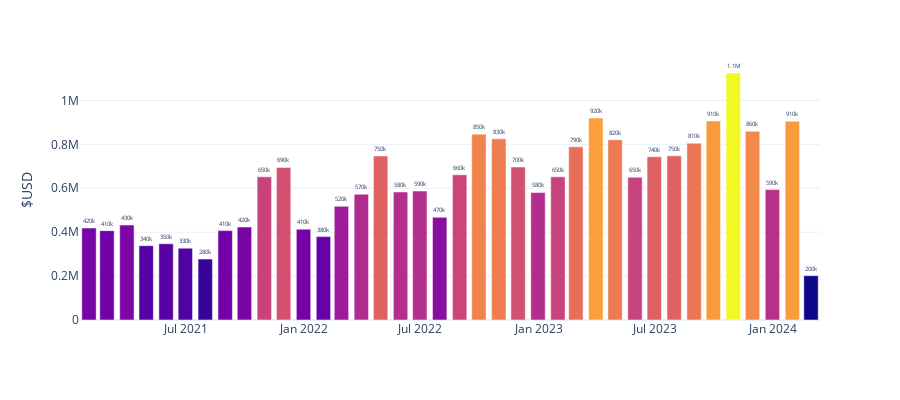

Notebook code cell kept with this figure:
### Code cell
### bar graph should populate if all is well

# level_2 = pd.read_sql('SELECT * FROM level_2;', con = engine)
level_2.date = pd.to_datetime(level_2.date)

px.bar(level_2.set_index('date').groupby(pd.Grouper(freq='M'))['usd'].sum(),
        y='usd',
        template='plotly_white',
        labels={'usd':'$USD',
                'date':''},
        color='usd',
        width=900,
        text_auto=",.2s",
        height=400).update(layout_coloraxis_showscale=False).update_traces(textposition='outside')

### Figure 1 — Plotly figure (JSON) as saved in the notebook; plotly's stock layout.template omitted (floating-point values rounded to 4 significant figures)
{"data": [{"alignmentgroup": "True", "hovertemplate": "=%{x}<br>$USD=%{marker.color}<extra></extra>", "legendgroup": "", "marker": {"color": [418900.0, 407100.0, 432300.0, 338500.0, 347300.0, 327100.0, 277700.0, 407100.0, 423600.0, 652200.0, 694400.0, 413500.0, 379800.0, 517900.0, 572800.0, 747400.0, 583100.0, 587500.0, 467900.0, 661200.0, 846400.0, 825500.0, 697100.0, 581100.0, 652100.0, 788700.0, 919900.0, 821400.0, 650400.0, 743900.0, 747700.0, 805500.0, 906700.0, 1125000.0, 859300.0, 594100.0, 905700.0, 201900.0], "coloraxis": "coloraxis", "pattern": {"shape": ""}}, "name": "", "offsetgroup": "", "orientation": "v", "showlegend": false, "textposition": "outside", "texttemplate": "%{y:,.2s}", "type": "bar", "x": ["2021-01-31T00:00:00", "2021-02-28T00:00:00", "2021-03-31T00:00:00", "2021-04-30T00:00:00", "2021-05-31T00:00:00", "2021-06-30T00:00:00", "2021-07-31T00:00:00", "2021-08-31T00:00:00", "2021-09-30T00:00:00", "2021-10-31T00:00:00", "2021-11-30T00:00:00", "2021-12-31T00:00:00", "2022-01-31T00:00:00", "2022-02-28T00:00:00", "2022-03-31T00:00:00", "2022-04-30T00:00:00", "2022-05-31T00:00:00", "2022-06-30T00:00:00", "2022-07-31T00:00:00", "2022-08-31T00:00:00", "2022-09-30T00:00:00", "2022-10-31T00:00:00", "2022-11-30T00:00:00", "2022-12-31T00:00:00", "2023-01-31T00:00:00", "2023-02-28T00:00:00", "2023-03-31T00:00:00", "2023-04-30T00:00:00", "2023-05-31T00:00:00", "2023-06-30T00:00:00", "2023-07-31T00:00:00", "2023-08-31T00:00:00", "2023-09-30T00:00:00", "2023-10-31T00:00:00", "2023-11-30T00:00:00", "2023-12-31T00:00:00", "2024-01-31T00:00:00", "2024-02-29T00:00:00"], "xaxis": "x", "y": [418900.0, 407100.0, 432300.0, 338500.0, 347300.0, 327100.0, 277700.0, 407100.0, 423600.0, 652200.0, 694400.0, 413500.0, 379800.0, 517900.0, 572800.0, 747400.0, 583100.0, 587500.0, 467900.0, 661200.0, 846400.0, 825500.0, 697100.0, 581100.0, 652100.0, 788700.0, 919900.0, 821400.0, 650400.0, 743900.0, 747700.0, 805500.0, 906700.0, 1125000.0, 859300.0, 594100.0, 905700.0, 201900.0], "yaxis": "y"}], "layout": {"barmode": "relative", "coloraxis": {"colorbar": {"title": {"text": "$USD"}}, "colorscale": [[0, "#0d0887"], [0.1111, "#46039f"], [0.2222, "#7201a8"], [0.3333, "#9c179e"], [0.4444, "#bd3786"], [0.5556, "#d8576b"], [0.6667, "#ed7953"], [0.7778, "#fb9f3a"], [0.8889, "#fdca26"], [1, "#f0f921"]], "showscale": false}, "height": 400, "legend": {"tracegroupgap": 0}, "margin": {"t": 60}, "width": 900, "xaxis": {"anchor": "y", "domain": [0, 1], "title": {"text": ""}}, "yaxis": {"anchor": "x", "domain": [0, 1], "title": {"text": "$USD"}}}}
